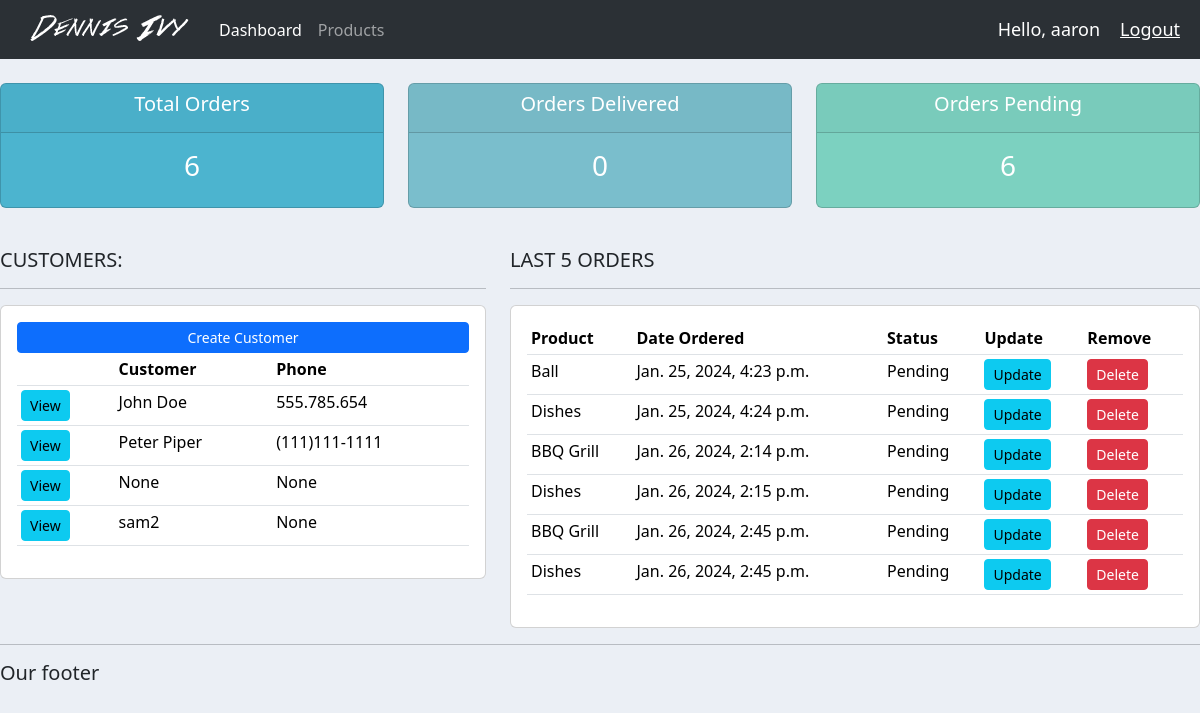
Before: / (signed in) with the older database file.
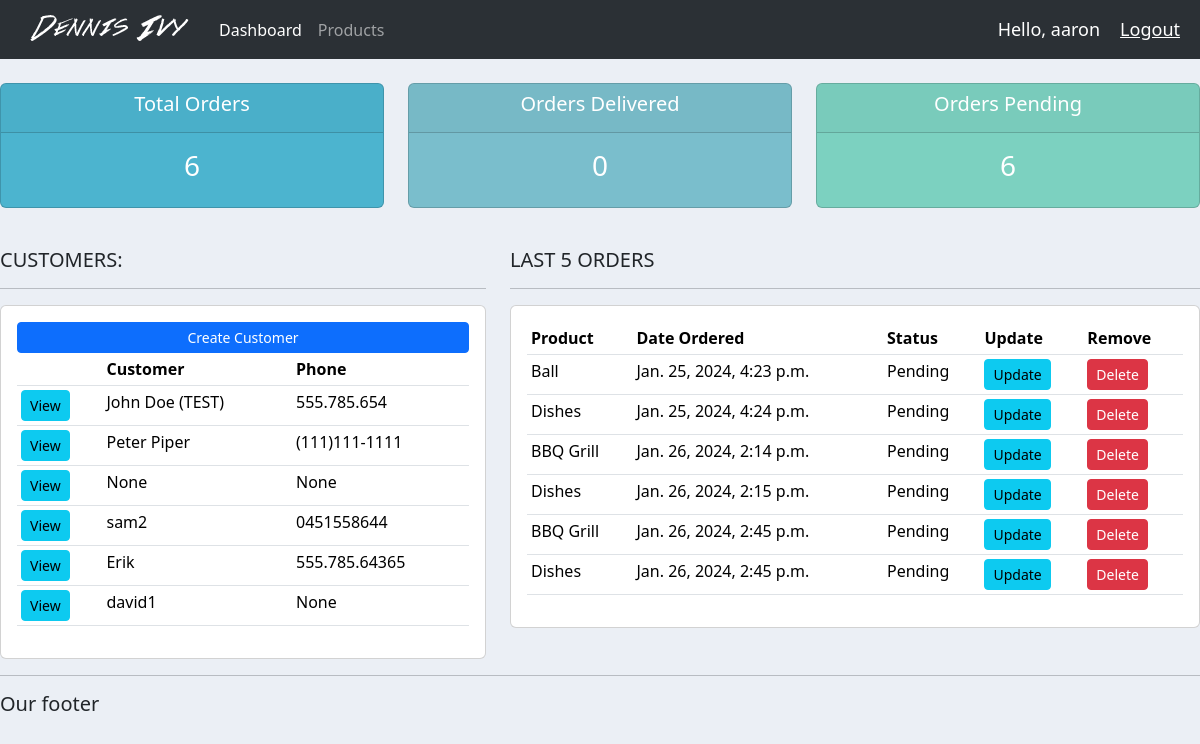
After: the same page with the newer database file.
### accounts/models.py (models this page shows, shortened)
class Customer(models.Model):
  user = models.OneToOneField(User, blank=True, null=True, on_delete=models.CASCADE)
  name = models.CharField(max_length=200, null=True)
  phone = models.CharField(max_length=200, null=True)
  email = models.CharField(max_length=200, null=True)
  profile_pic = models.ImageField(default="profile2.png", null=True, blank=True)
  date_created = models.DateTimeField(auto_now_add=True)

class Order(models.Model):
  STATUS = (
    ('Pending', 'Pending'),
    ('Out for delivery', 'Out for delivery'),
    ('delivered', 'Delivered')
  )
  customer = models.ForeignKey(Customer, null=True, on_delete=models.SET_NULL)
  product = models.ForeignKey(Product, null=True, on_delete=models.SET_NULL)
  date_created = models.DateTimeField(auto_now_add=True)
  status = models.CharField(max_length=200, null=True, choices=STATUS)
  note = models.CharField(max_length=1000, null=True)

class Product(models.Model):
  STATUS = (
    ('Indoor', 'Indoor'),
    ('Out Door', 'Out Door'),
  )
  name = models.CharField(max_length=200, null=True)
  price = models.FloatField(null=True)
  category = models.CharField(max_length=200, null=True, choices=STATUS)
  description = models.CharField(max_length=200, null=True, blank=True)
  date_created = models.DateTimeField(auto_now_add=True)
  tags = models.ManyToManyField(Tag)
  def __str__(self):
    return self.name

### accounts/decorators.py (the view)
  def wrapper_function(request, *args, **kwargs):
    group = None
    if request.user.groups.exists():
      group = request.user.groups.all()[0].name
    if group == 'customer':
      return redirect('user-page')
    if group == 'admin':
      return view_func(request, *args, **kwargs)

### accounts/views.py (called while the page is built)
@login_required(login_url='login')
@admin_only
def home(request):
  orders = Order.objects.all()
  customers = Customer.objects.all()
  total_customers = customers.count()
  total_orders = orders.count()
  delivered = orders.filter(status='delivered').count()
  pending = orders.filter(status='Pending').count()
  context = {'orders': orders, 'customers': customers, 'total_customers': total_customers,
  'total_orders': total_orders, 'delivered': delivered, 'pending': pending }
  return render(request, 'accounts/dashboard.html', context)

### accounts/templates/accounts/dashboard.html
{% extends "accounts/main.html" %}
{% block content %}
  {% include 'accounts/status.html' %}
  <br />
  <div class="row">
    <div class="col-md-5">
      <h5>CUSTOMERS:</h5>
      <hr />
      <div class="card card-body">
        <a class="btn btn-primary btn-sm btn-block" href="">Create Customer</a>
        <table class="table table-sm">
          <tr>
            <th></th>
            <th>Customer</th>
            <th>Phone</th>
          </tr>
          {% for customer in customers %}
            <tr>
              <td><a class="btn btn-sm btn-info" href="{% url 'customer' customer.id %}">View</a></td>
              <td>{{customer.name}}</td>
              <td>{{customer.phone}}</td>
            </tr>
          {% endfor%}
        </table>
      </div>
    </div>
    <div class="col-md-7">
      <h5>LAST 5 ORDERS</h5>
      <hr />
      <div class="card card-body">
        <table class="table table-sm">
          <tr>
            <th>Product</th>
            <th>Date Ordered</th>
            <th>Status</th>
            <th>Update</th>
            <th>Remove</th>
          </tr>
          {% for order in orders %}
            <tr>
              <td>{{order.product}}</td>
              <td>{{order.date_created}}</td>
              <td>{{order.status}}</td>
              <td><a class="btn btn-sm btn-info" href="{% url 'update_order' order.id %}">Update</a></td>
              <td><a class="btn btn-sm btn-danger" href="{% url 'delete_order' order.id %}">Delete</a></td>
            </tr>
          {% endfor%}
        </table>
      </div>
    </div>
  </div>
{% endblock %}

### accounts/templates/accounts/main.html (shortened to what this page needs)
{% load static %}
<!DOCTYPE html>
<html lang="en">
  <head>
    <link
    href="https://cdn.jsdelivr.net/npm/bootstrap@5.3.2/dist/css/bootstrap.min.css"
    rel="stylesheet"
    />
    <link rel="stylesheet" href="{% static 'css/main.css' %}" />
  </head>
  <body>
    {% include 'accounts/navbar.html' %} {% block content %} {% endblock%}
    <hr />
    <h5>Our footer</h5>
  </body>
</html>

### accounts/templates/accounts/navbar.html (shortened to what this page needs)
{% load static %}
<nav class="navbar navbar-expand-lg bg-body-tertiary" data-bs-theme="dark">
  <div class="container-fluid">
    <img src="{% static 'images/logo.png' %}" alt="" />
    <div class="collapse navbar-collapse" id="navbarNav">
      <ul class="navbar-nav">
        {% if request.user.is_staff %}
        <li class="nav-item">
          <a class="nav-link active" aria-current="page" href="{% url 'home' %}"
            >Dashboard</a
          >
        </li>
        <li class="nav-item">
          <a class="nav-link" href="{% url 'products' %}">Products</a>
        </li>
        {% else %}
       <li class="nav-item">
        <a class="nav-link" href="{% url 'account' %}">Settings</a>
      </li>
        {% endif %}
      </ul>
    </div>
  </div>
  <span class="hello-msg">Hello, {{request.user}}</span>
  <span ><a class="hello-msg" href="{% url 'logout' %}">Logout</a></span>
</nav>

### accounts/templates/accounts/status.html
<br />
<div class="row">
  <div class="col">
    <div class="col-md">
      <div class="card text-center text-white mb-3" id="total-orders">
        <div class="card-header">
          <h5 class="card-title">Total Orders</h5>
        </div>
        <div class="card-body">
          <h3 class="card-title">{{total_orders}}</h3>
        </div>
      </div>
    </div>
  </div>
  <div class="col-md-4">
    <div class="card text-center text-white mb-3" id="orders-delivered">
      <div class="card-header">
        <h5 class="card-title">Orders Delivered</h5>
      </div>
      <div class="card-body">
        <h3 class="card-title">{{delivered}}</h3>
      </div>
    </div>
  </div>
  <div class="col">
    <div class="col-md">
      <div class="card text-center text-white mb-3" id="orders-pending">
        <div class="card-header">
          <h5 class="card-title">Orders Pending</h5>
        </div>
        <div class="card-body">
          <h3 class="card-title">{{pending}}</h3>
        </div>
      </div>
    </div>
  </div>
</div>

### static/css/main.css (style rules this page uses)
body { background-color: #ebeff5; }
#total-orders { background-color: #4cb4cf; }
#orders-delivered { background-color: #7abecc; }
#orders-pending { background-color: #7cd1c0; }

### accounts/templates/accounts/navbar.html (style rules this page uses)
.hello-msg { font-size: 18px; color: white; margin-right: 20px; white-space: nowrap; }

Changed rows visible on the page:
changed Customer: name "John Doe" → "John Doe (TEST)"
changed Customer "sam2": phone "None" → "0451558644"
added Customer: name "Erik", phone "555.785.64365"
added Customer: name "david1", phone "None"
